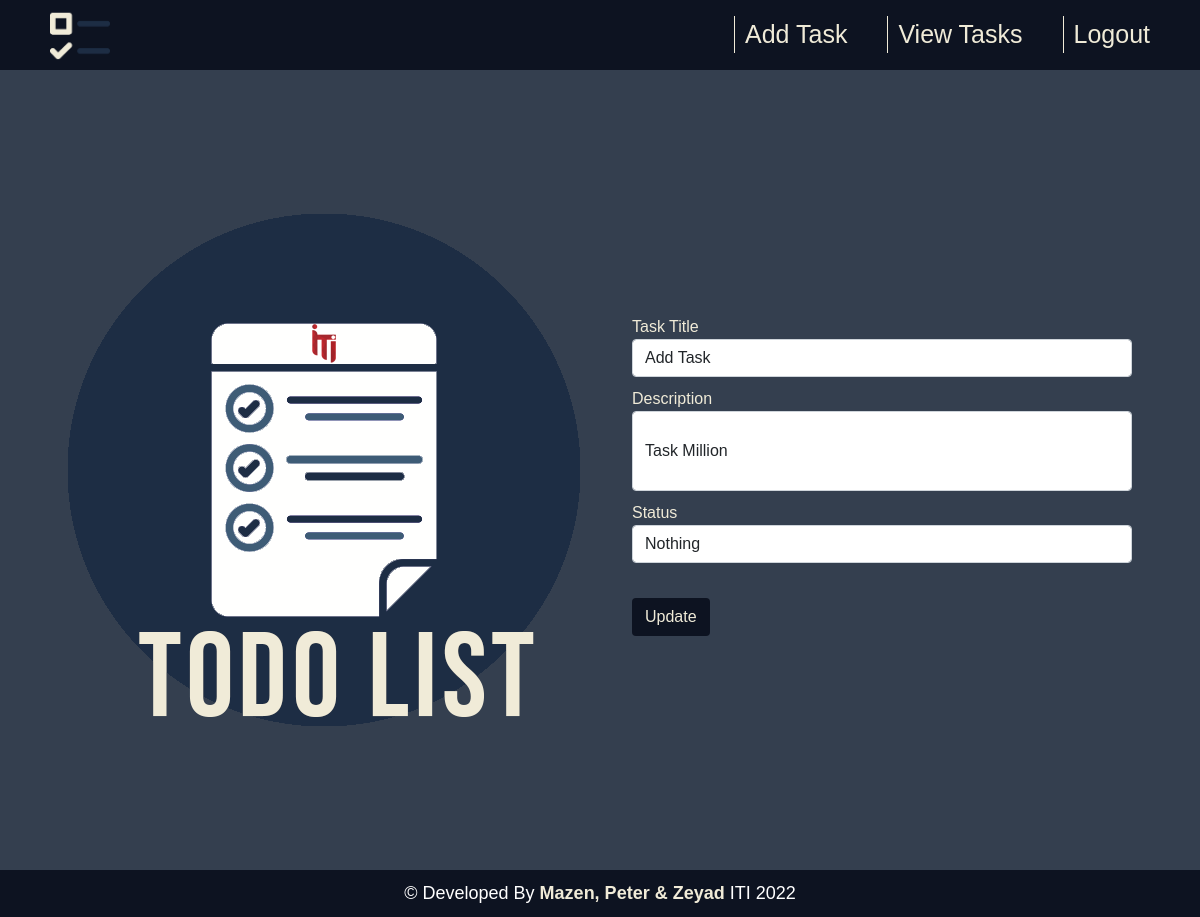
Page /updateTask/11 (signed in) on the committed database.
### tables this page shows
CREATE TABLE "Task" (
                            Task_id INTEGER PRIMARY KEY AUTOINCREMENT,
                            Title   TEXT UNIQUE NOT NULL,
                            Describtion TEXT UNIQUE NOT NULL,
                            Status TEXT NOT NULL,
                            User_id INTEGER);

### app.py (the view)
@app.route("/updateTask/<int:id>", methods=['GET', 'POST'])
def updateTask(id=None):
    if request.method == "POST":
        taskTitle = request.form['title']
        description = request.form['description']
        status = request.form['status']
        update_task(taskTitle,description,status,id)
        return redirect(url_for('viewTasks'))
    task = retreive_task(id)
    return render_template('updateTask.html',task=task)

### app.py (called while the page is built)
@app.before_request
def before_request():
    g.user = None
    if 'user_id' in session:
        all_users = retreive_users()
        user = [x for x in all_users if x['User_id'] == session['user_id']][0]
        g.user = user

### db.py (called while the page is built)
def get_db():
    db = sqlite3.connect('TodoDB.sqlite',
                         detect_types=sqlite3.PARSE_DECLTYPES
                         )
    db.row_factory = sqlite3.Row
    return db

def retreive_users():
    connection = get_db().cursor()
    connection.execute("select * from User;")
    data = connection.fetchall()
    close_db(connection)
    return data

def retreive_task(id):
    connection = get_db().cursor()
    connection.execute(
        f"select * from Task WHERE task_id={id}")
    data = connection.fetchone()
    close_db(connection)
    return data

### templates/updateTask.html (shortened to what this page needs)
{% extends 'home-base.html' %}
{% block style %}
<link rel="stylesheet" href="../static/css/shared.css">
<link rel="stylesheet" href="../static/css/update-task.css">
{% endblock %}
{% block content %}
<div class="container">
    <div class="content">
        <img src="../static/images/logo-img.png" class="logo" alt="">
        <form method="POST">
            <div class="form-group">
                <label for="exampleInputEmail1">Task Title</label>
                <input name="title" value="{{task.Title}}" type="text" class="form-control" id="exampleInputEmail1"
                    aria-describedby="emailHelp" required="required">
            </div>
            <div class="form-group">
                <label for="exampleInputEmail1">Description</label>
                <input name="description" value="{{task.Describtion}}" type="text" class="form-control" id="exampleInputEmail1"
                    aria-describedby="emailHelp" style="height:10vh ;" required="required">
            </div>
            <div class="form-group">
                <label for="exampleInputEmail1">Status</label>
                <input name="status" value="{{task.status}}" type="text" class="form-control" id="exampleInputEmail1"
                    aria-describedby="emailHelp" required="required">
            </div>
            <button type="submit" class="btn">Update</button>
        </form>
    </div>
</div>
{% endblock %}

### static/css/shared.css (style rules this page uses)
* { margin: 0; padding: 0; box-sizing: border-box; font-family: Arial, Helvetica, sans-serif; }
.content { display: flex; align-items: center; justify-content: space-around; min-height: 100vh; background-color: #343F4F; }

### static/css/update-task.css (style rules this page uses)
body { background-color: #343F4F; }
form { color: #f0ebd8; width: 500px; }
.form-group { margin: 10px 0; }
.btn { color: #f0ebd8; margin-top: 25px; background-color: #0d1321; }

### rows in the picture
Task: title "Add Task", description "Task Million", status "Nothing"
